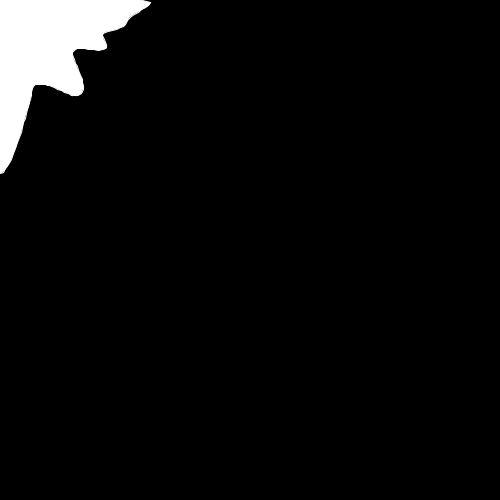
Frame 1 (no input)
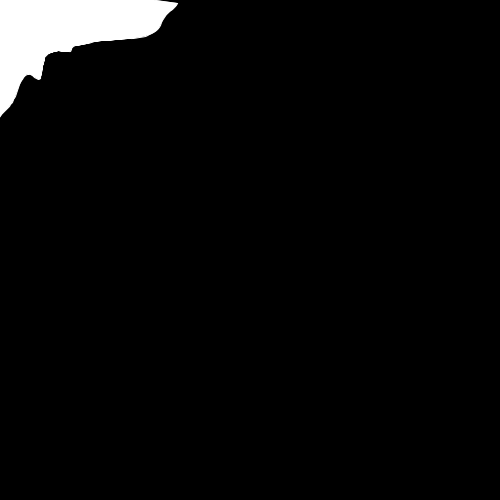
Frame 60 (the mouse pressed at the canvas centre just before this capture)
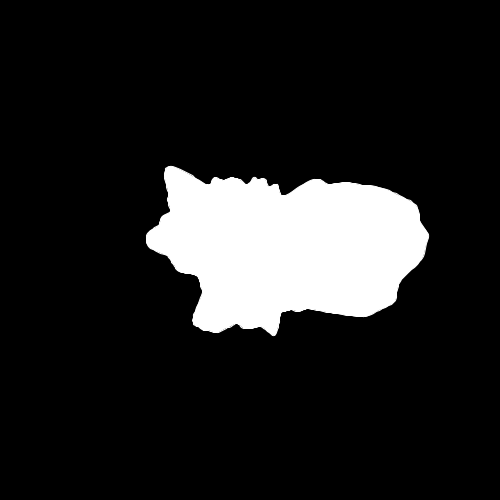
Frame 120 (the mouse held since frame 60 and released just before this capture)

The Processing sketch that drew these frames (run headless with seeded random() and noise(); from frame 60 on, the mouse is pressed at the canvas centre):

// Processing sketch: blob
// ── blob.pde
int degrees = 360;
int centerX, centerY;
float circumferenceX, circumferenceY;
int radius;
int ran = 5;
float noiseFactor;

void setup() {
  size(500, 500);
  noFill();
  stroke(255);
  background(0);
}

void draw() {
  background(0);
  centerX = mouseX;
  centerY = mouseY;
  radius = height/2;
  ran = mouseX/10;
  fill(255);
  beginShape();
  for (int i = 0; i < degrees; i++) {
    noiseFactor = noise(i*0.02, float(frameCount)/150);
    circumferenceX = centerX + radius * cos(radians(i)) * noiseFactor;
    circumferenceY = centerY + radius * sin(radians(i)) * noiseFactor;
    curveVertex(circumferenceX, circumferenceY);
  }
  endShape(CLOSE);
}
